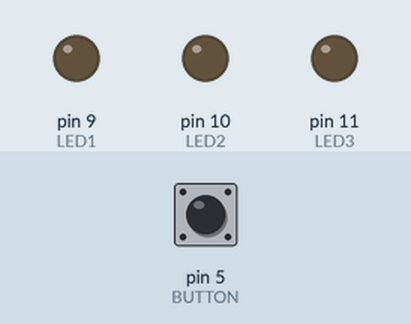
A sketch run on a simulated Arduino Uno, built with avr-gcc and run on an emulated ATmega328P. Shown: output pins drawn as LEDs (lit = HIGH). The inputs (shaded band) are chosen by the test bench; at power-on: pin 5 (BUTTON) HIGH.

Above: at 1.2 s.
1.3 s: pin 5 (BUTTON) pulled LOW for 0.15 s
At 2.1 s:
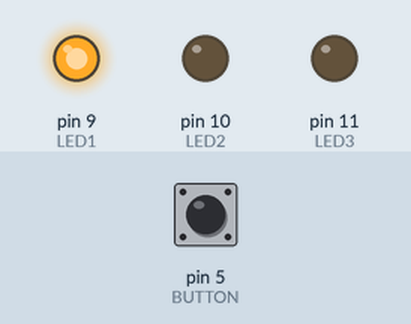
4.4 s: pin 5 (BUTTON) pulled LOW for 1 s
At 6.2 s:
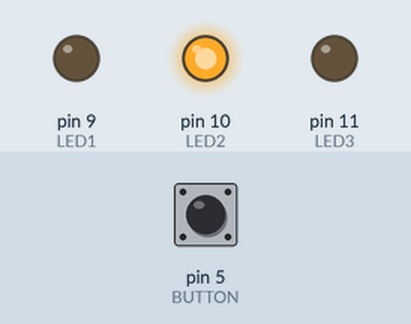
8.4 s: pin 5 (BUTTON) pulled LOW for 3.2 s
At 11.2 s:
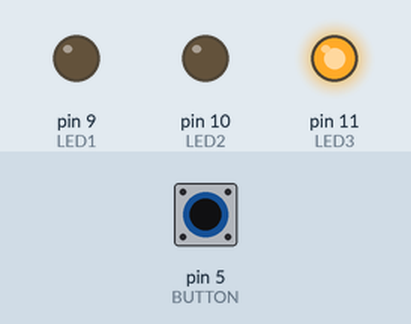
Timing chart, 0 to 15.9 s (numbered marks = the images above; inputs shaded):
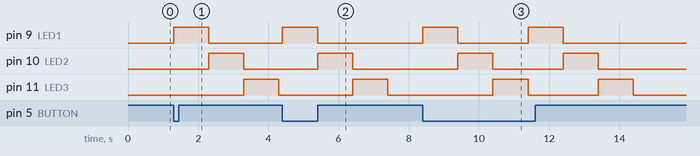

The sketch:

if-statement.ino
```cpp
const int BUTTON = 5; // Naming switch button pin
const int LED1 = 9;   // Naming LED pin
const int LED2 = 10;
const int LED3 = 11;
int BUTTONstate = 1; // A variable to store Button Status / Input

void setup(){
  pinMode(LED1, OUTPUT);
  pinMode(LED2, OUTPUT);
  pinMode(LED3, OUTPUT);
  pinMode (BUTTON, INPUT);
 }

void loop() {
  BUTTONstate = digitalRead(BUTTON);  // Reading button status / input
  if (BUTTONstate == 0)  // Condition to check button input
  {
   digitalWrite(LED1, HIGH);
   delay(1000);
   digitalWrite(LED1, LOW);

   digitalWrite(LED2, HIGH);
   delay(1000);
   digitalWrite(LED2, LOW);

   digitalWrite(LED3, HIGH);
   delay(1000);
   digitalWrite(LED3, LOW);
  }
}
```

Measured:
- after the input at 1.3 s, pin 9 (LED1): LOW → HIGH at once, → LOW 1.0 s later; pin 10 (LED2): LOW → HIGH after 1.0 s, → LOW 1.0 s later; pin 11 (LED3): LOW → HIGH after 2.0 s, → LOW 1.0 s later
- after the input at 4.4 s, pin 9 (LED1): LOW → HIGH at once, → LOW 1.0 s later; pin 10 (LED2): LOW → HIGH after 1.0 s, → LOW 1.0 s later; pin 11 (LED3): LOW → HIGH after 2.0 s, → LOW 1.0 s later
- after the input at 8.4 s, pin 9 (LED1): alternates HIGH for 1.0 s and LOW for 2.0 s, 4 changes in all, then stays LOW, starting at once; pin 10 (LED2): alternates HIGH for 1.0 s and LOW for 2.0 s, 4 changes in all, then stays LOW, starting after 1.0 s
